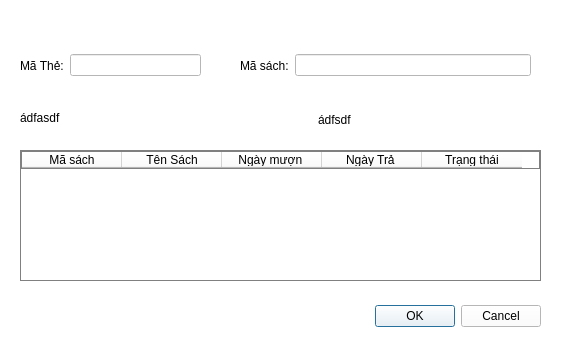
<?xml version="1.0" encoding="UTF-8"?>
<ui version="4.0">
 <class>muonsach</class>
 <widget class="QDialog" name="muonsach">
  <property name="geometry">
   <rect>
    <x>0</x>
    <y>0</y>
    <width>567</width>
    <height>349</height>
   </rect>
  </property>
  <property name="windowTitle">
   <string>Dialog</string>
  </property>
  <widget class="QWidget" name="widget" native="true">
   <property name="geometry">
    <rect>
     <x>-20</x>
     <y>-10</y>
     <width>891</width>
     <height>741</height>
    </rect>
   </property>
   <property name="styleSheet">
    <string notr="true">background-color: rgb(255,255,255);
</string>
   </property>
   <widget class="QTableWidget" name="sachMuon_table">
    <property name="geometry">
     <rect>
      <x>40</x>
      <y>160</y>
      <width>521</width>
      <height>131</height>
     </rect>
    </property>
    <property name="styleSheet">
     <string notr="true">border: 1px solid gray;
color: black;</string>
    </property>
    <column>
     <property name="text">
      <string>Mã sách</string>
     </property>
    </column>
    <column>
     <property name="text">
      <string>Tên Sách</string>
     </property>
    </column>
    <column>
     <property name="text">
      <string>Ngày mượn </string>
     </property>
    </column>
    <column>
     <property name="text">
      <string>Ngày Trả </string>
     </property>
    </column>
    <column>
     <property name="text">
      <string>Trạng thái</string>
     </property>
    </column>
   </widget>
   <widget class="QDialogButtonBox" name="buttonBox">
    <property name="geometry">
     <rect>
      <x>220</x>
      <y>310</y>
      <width>341</width>
      <height>32</height>
     </rect>
    </property>
    <property name="styleSheet">
     <string notr="true">color: rgb(0, 0, 0);
border-color: rgb(0, 0, 0)</string>
    </property>
    <property name="orientation">
     <enum>Qt::Orientation::Horizontal</enum>
    </property>
    <property name="standardButtons">
     <set>QDialogButtonBox::StandardButton::Cancel|QDialogButtonBox::StandardButton::Ok</set>
    </property>
   </widget>
   <widget class="QLabel" name="label_4">
    <property name="geometry">
     <rect>
      <x>40</x>
      <y>120</y>
      <width>141</width>
      <height>16</height>
     </rect>
    </property>
    <property name="text">
     <string>ádfasdf</string>
    </property>
   </widget>
   <widget class="QLabel" name="label_5">
    <property name="geometry">
     <rect>
      <x>338</x>
      <y>120</y>
      <width>121</width>
      <height>20</height>
     </rect>
    </property>
    <property name="text">
     <string>ádfsdf</string>
    </property>
   </widget>
   <widget class="QWidget" name="">
    <property name="geometry">
     <rect>
      <x>260</x>
      <y>60</y>
      <width>291</width>
      <height>31</height>
     </rect>
    </property>
    <layout class="QHBoxLayout" name="horizontalLayout_2">
     <item>
      <widget class="QLabel" name="label_2">
       <property name="text">
        <string>Mã sách:</string>
       </property>
      </widget>
     </item>
     <item>
      <widget class="QLineEdit" name="maSach_lineEdit">
       <property name="styleSheet">
        <string notr="true">color: rgb(0, 0, 0);
border-color: rgb(0, 0, 0)</string>
       </property>
       <property name="text">
        <string/>
       </property>
      </widget>
     </item>
    </layout>
   </widget>
   <widget class="QWidget" name="">
    <property name="geometry">
     <rect>
      <x>40</x>
      <y>60</y>
      <width>181</width>
      <height>31</height>
     </rect>
    </property>
    <layout class="QHBoxLayout" name="horizontalLayout">
     <item>
      <widget class="QLabel" name="label">
       <property name="text">
        <string>Mã Thẻ:</string>
       </property>
      </widget>
     </item>
     <item>
      <widget class="QLineEdit" name="maThe_lineEdit">
       <property name="styleSheet">
        <string notr="true">color: rgb(0, 0, 0);
border-color: rgb(0, 0, 0)</string>
       </property>
       <property name="text">
        <string/>
       </property>
      </widget>
     </item>
    </layout>
   </widget>
  </widget>
 </widget>
 <resources/>
 <connections>
  <connection>
   <sender>buttonBox</sender>
   <signal>accepted()</signal>
   <receiver>muonsach</receiver>
   <slot>accept()</slot>
   <hints>
    <hint type="sourcelabel">
     <x>248</x>
     <y>254</y>
    </hint>
    <hint type="destinationlabel">
     <x>157</x>
     <y>274</y>
    </hint>
   </hints>
  </connection>
  <connection>
   <sender>buttonBox</sender>
   <signal>rejected()</signal>
   <receiver>muonsach</receiver>
   <slot>reject()</slot>
   <hints>
    <hint type="sourcelabel">
     <x>316</x>
     <y>260</y>
    </hint>
    <hint type="destinationlabel">
     <x>286</x>
     <y>274</y>
    </hint>
   </hints>
  </connection>
 </connections>
</ui>
